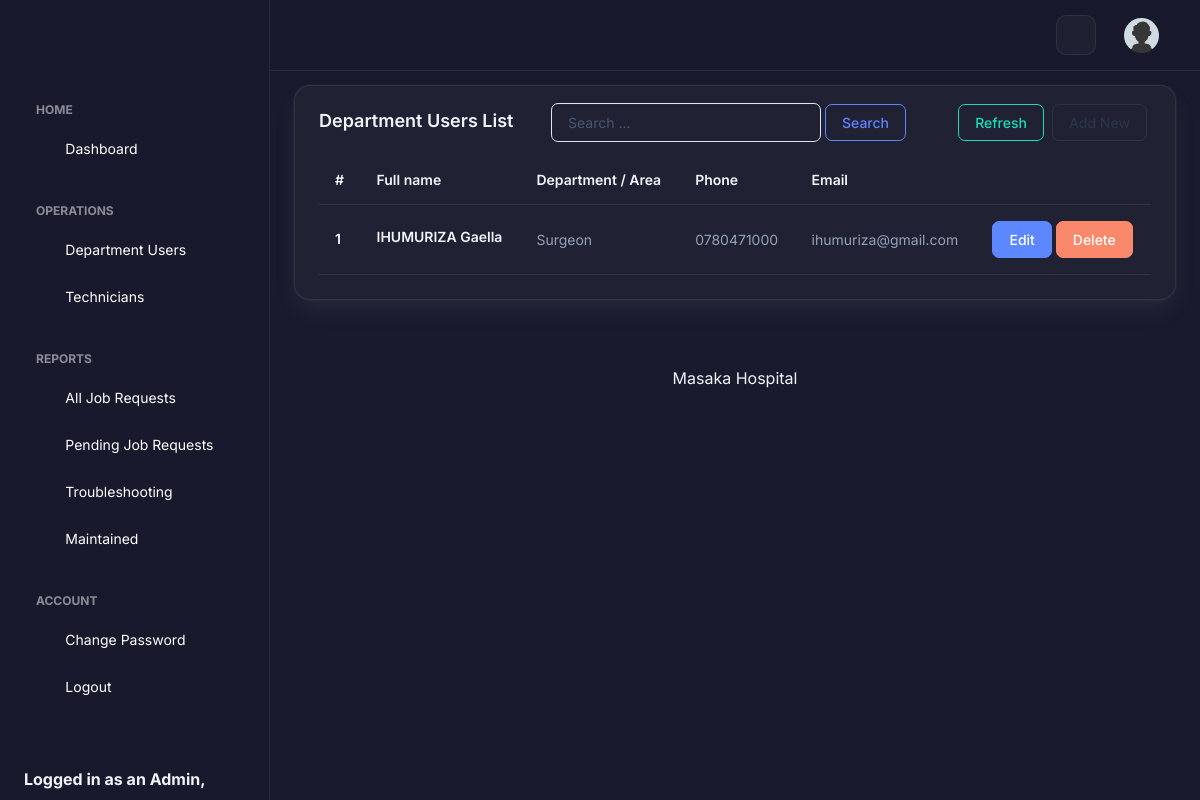
Page /run/doctors.php (signed in) on the committed database.
### tables this page shows
CREATE TABLE `doctors` (
  `id` int(11) NOT NULL,
  `fullname` varchar(100) NOT NULL,
  `specification` varchar(100) NOT NULL,
  `email` varchar(100) NOT NULL,
  `phone` varchar(100) NOT NULL,
  `password` varchar(100) NOT NULL,
  `deleted` int(1) NOT NULL DEFAULT 0
);

### run/doctors.php (the view, shortened to what this page needs)
<!doctype html>
<html lang="en">
<head>
  <link rel="stylesheet" href="../assets/css/styles.min.css" />
    <link rel="stylesheet" href="../assets/css/premium-theme.css" />
</head>
<body>
  <div class="page-wrapper" id="main-wrapper" data-layout="vertical" data-navbarbg="skin6" data-sidebartype="full" data-sidebar-position="fixed" data-header-position="fixed">
    <aside class="left-sidebar">
      <div>
        <div class="brand-logo d-flex align-items-center justify-content-between">
        </div>
        <?php include('admin-menu.php'); ?>
      </div>
    </aside>
    <div class="body-wrapper">
      <header class="app-header">
        <nav class="navbar navbar-expand-lg navbar-light">
          <div class="navbar-collapse justify-content-end px-0" id="navbarNav">
            <ul class="navbar-nav flex-row ms-auto align-items-center justify-content-end">
              <li class="nav-item"><button class="theme-toggle-btn" title="Toggle Theme"><i class="ti ti-sun"></i></button></li>
              <li class="nav-item dropdown">
                <a class="nav-link nav-icon-hover" href="javascript:void(0)" id="drop2" data-bs-toggle="dropdown" aria-expanded="false">
                  <img src="../assets/images/profile/user-1.jpg" alt="" width="35" height="35" class="rounded-circle">
                </a>
              </li>
            </ul>
          </div>
        </nav>
      </header>
      <div class="container-fluid">
        <div class="col-lg-12 d-flex align-items-stretch">
          <div class="card w-100">
            <div class="card-body p-4">
            <?php
              if(isset($_GET['search_key'])){
                $search_key = $_GET['search_key'];
              }else{
                $search_key = null;
              }
            ?>
              <div style="float: right; position: relative; top: -10px;">
                <button style="float: right" type="button" onclick="window.location='add-doctor';" class="btn btn-outline-dark m-1">Add New</button>
                <button style="float: right" type="button" onclick="window.location='doctors';" class="btn btn-outline-success m-1">Refresh</button>
                <form style="width: 600px;" method="GET">
                  <input placeholder="Search ..." type="text" class="form-control" value="<?php echo $search_key; ?>" required name="search_key" style="width: 270px; float: left; position: relative; top: 3px;">
                  <input style="position: relative;" type="submit" class="btn btn-outline-primary m-1" name="action" value="Search">
                </form>
              </div>
              <h5 class="card-title fw-semibold mb-4">Department Users List</h5>
              <div class="table-responsive">
                <table class="table text-nowrap mb-0 align-middle">
                  <thead class="text-dark fs-4">
                    <tr>
                      <th class="border-bottom-0">
                        <h6 class="fw-semibold mb-0">#</h6>
                      </th>
                      <th class="border-bottom-0">
                        <h6 class="fw-semibold mb-0">Full name</h6>
                      </th>
                      <th class="border-bottom-0">
                        <h6 class="fw-semibold mb-0">Department / Area</h6>
                      </th>
                      <th class="border-bottom-0">
                        <h6 class="fw-semibold mb-0">Phone</h6>
                      </th>
                      <th class="border-bottom-0">
                        <h6 class="fw-semibold mb-0">Email</h6>
                      </th>
                      <th></th>
                    </tr>
                  </thead>
                  <tbody>
                    <?php
                    include('connector.php');
                    if(isset($_GET['search_key'])){
                      $search_key = $_GET['search_key'];
                      $query = mysqli_query($connect, "SELECT * FROM doctors WHERE (fullname LIKE '%$search_key%' OR specification LIKE '%$search_key%' OR phone LIKE '%$search_key%' OR email LIKE '%$search_key%') AND deleted = 0 ORDER BY id DESC");
                    }else{
                      $query = mysqli_query($connect, "SELECT * FROM doctors WHERE deleted = 0 ORDER BY id DESC");
                    }
                    $rowCount = 0;
                    while ($row = mysqli_fetch_array($query)) {
                      $rowCount ++;
                      echo "<tr>
                          <td class='border-bottom-0'>
                            <h6 class='fw-semibold mb-0'>".$rowCount."</h6>
                          </td>
                          <td class='border-bottom-0'>
                            <h6 class='fw-semibold mb-1'>" . $row['fullname'] . "</h6>
                          </td>
                           <td class='border-bottom-0'>
                            <p class='mb-0 fw-normal'>" . $row['specification'] . "</p>
                          </td>
                          <td class='border-bottom-0'>
                            <p class='mb-0 fw-normal'>" . $row['phone'] . "</p>
                          </td>
                          <td class='border-bottom-0'>
                            <p class='mb-0 fw-normal'>" . $row['email'] . "</p>
                          </td>
                          <td>
                            <a href='edit-doctor?id=".$row['id']."'><button type='button' class='btn btn-primary'>Edit</button></a>
                            <a href='server.php?deleteDoc=".$row['id']."'><button type='button' class='btn btn-danger'>Delete</button></a>
                          </td>
                        </tr>";
                    }
                    ?>
                  </tbody>
                </table>
              </div>
            </div>
          </div>
        </div>
      </div>
      <div class="py-6 px-6 text-center">
        <p class="mb-0 fs-4">Masaka Hospital</p>
      </div>
    </div>
  </div>
</body>
</html>

### assets/css/premium-theme.css (style rules this page uses)
:root { --primary-color: #3b82f6; --primary-hover: #2563eb; --bg-gradient-1: #1a1a2e; --bg-gradient-2: #16213e; --text-main: #f1f5f9; --text-muted: #94a3b8; --glass-bg: rgba(255, 255, 255, 0.03); --glass-border: rgba(255, 255, 255, 0.08); --input-bg: rgba(26, 26, 46, 0.8); --input-border: rgba(255, 255, 255, 0.1); --card-shadow: 0 25px 50px -12px rgba(0, 0, 0, 0.7); --danger: #ef4444; --success: #10b981; }
body { font-family: 'Inter', sans-serif !important; background-color: var(--bg-gradient-1); color: var(--text-main); min-height: 100vh; margin: 0; }
.body-wrapper { background: transparent !important; }
.left-sidebar { background: rgba(26, 26, 46, 0.9) !important; backdrop-filter: blur(12px); border-right: 1px solid var(--glass-border); }
.app-header { background: rgba(26, 26, 46, 0.9) !important; backdrop-filter: blur(12px); border-bottom: 1px solid var(--glass-border); }
.card { background: var(--glass-bg) !important; border: 1px solid var(--glass-border) !important; color: var(--text-main) !important; border-radius: 16px !important; }
.card-title, .card h1, .card h2, .card h3, .card h4, .card h5, .card h6 { color: var(--text-main) !important; }
.table { color: var(--text-main) !important; background: transparent !important; }
.table thead th { color: var(--text-main) !important; border-bottom: 1px solid var(--glass-border) !important; }
.table tbody td { border-bottom: 1px solid var(--glass-border) !important; color: var(--text-main) !important; }
.fw-semibold { color: var(--text-main) !important; }
p.fw-normal { color: var(--text-muted) !important; }
.theme-toggle-btn { background: var(--glass-bg); border: 1px solid var(--glass-border); color: var(--text-main); width: 40px; height: 40px; border-radius: 10px; display: flex; align-items: center; justify-content: center; cursor: pointer; font-size: 1.2rem; transition: all 0.3s ease; margin-right: 12px; }
body, .left-sidebar, .app-header, .card, .table, .sidebar-link, .sidebar-link span, .sidebar-link .hide-menu { transition: background-color 0.3s ease, color 0.3s ease, border-color 0.3s ease; }

### rows in the picture
doctors: fullname "IHUMURIZA Gaella", specification "Surgeon", phone "0780471000", email "ihumuriza@gmail.com"

### other values in the picture
$_SESSION['hbUser_Type'] "Admin"
